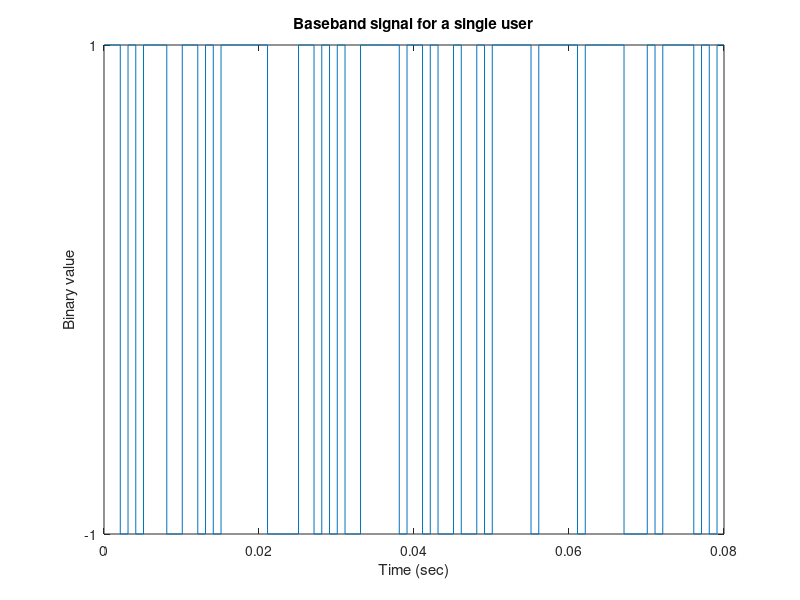
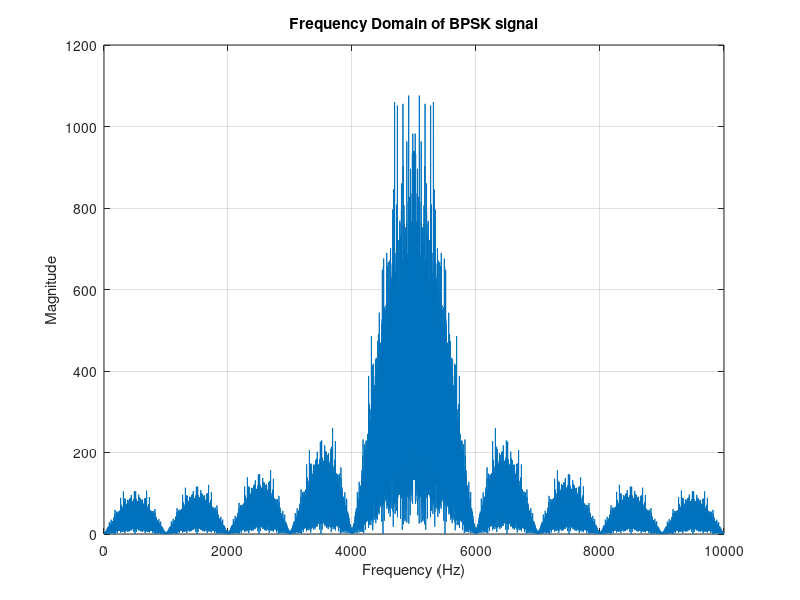
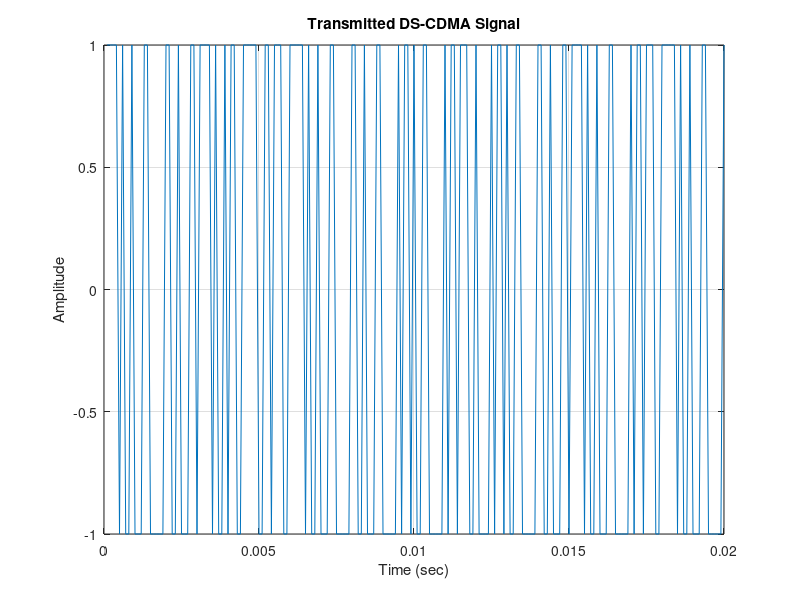
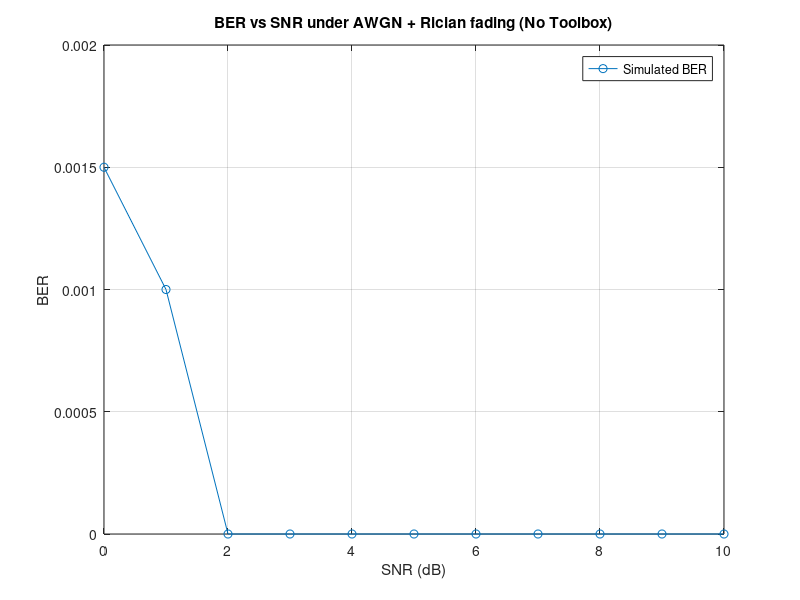

The MATLAB script that drew these images, in order:
clc; clear all; close all;

%% Message Generation
msg = randi([0 1], 1, 1000); % Random binary message

%% Custom Convolutional Encoder (1/2 rate, constraint length = 3)
g1 = [1 1 1]; % Generator polynomial: 7
g2 = [1 0 1]; % Generator polynomial: 5
msg_padded = [0 0 msg]; % Zero padding
user = [];

for i = 1:length(msg)
    shift_reg = msg_padded(i:i+2);
    user(end+1) = mod(sum(shift_reg .* g1), 2);
    user(end+1) = mod(sum(shift_reg .* g2), 2);
end

user(user == 0) = -1; % Bipolar NRZ format

%% System Parameters
fc = 5000;             % Carrier frequency in Hz
eb = 0.5;              % Energy per bit
bitrate = 1000;        % 1 Kbps
tb = 1 / bitrate;      % Bit duration
chiprate = 10000;      % Chip rate
tc = 1 / chiprate;     % Chip duration
length_user = length(user);
t = tc:tc:tb * length_user;

%% Baseband Signal
basebandsig = repelem(user, tb / tc);

figure(1)
stairs(t(1:800), basebandsig(1:800));
xlabel('Time (sec)');
ylabel('Binary value');
set(gca, 'ytick', [-1 1]);
title('Baseband signal for a single user');

%% BPSK Modulation
bpskmod = sqrt(2 * eb) * basebandsig .* cos(2 * pi * fc * t);

%% Frequency Spectrum
spectrum = abs(fft(bpskmod));
fs = 2 * fc;
freq = (0:length(t) - 1) * (fs / length(t));

figure(2)
plot(freq, spectrum);
title('Frequency Domain of BPSK signal');
xlabel('Frequency (Hz)');
ylabel('Magnitude');
grid on;

%% PN Sequence Generation
seed = [1 -1 1 -1];
pn = [];

for i = 1:length_user
    for j = 1:10
        pn = [pn seed(4)];
        temp = (seed(4) ~= seed(3)) * 2 - 1;
        seed = [temp seed(1:3)];
    end
end

pnupsampled = repelem(pn, tb / (10 * tc));

%% Spread Signal
sigtx = bpskmod .* pnupsampled;

figure(3)
plot(t(1:200), sigtx(1:200));
title('Transmitted DS-CDMA Signal');
xlabel('Time (sec)');
ylabel('Amplitude');
grid on;

%% Rician Fading (Manual)
K_dB = 15;
K = 10^(K_dB / 10);
s = sqrt(K / (K + 1));
sigma = sqrt(1 / (2 * (K + 1)));
rician_fading = s + sigma * (randn(1, length(sigtx)) + 1j * randn(1, length(sigtx)));
faded_signal = real(rician_fading) .* sigtx;

%% BER Analysis under Rician Fading + Manual AWGN
snr_dBs = 0:1:10;
ber = zeros(size(snr_dBs));

signal_power = mean(faded_signal .^ 2);

for m = 1:length(snr_dBs)
    snr_linear = 10^(snr_dBs(m) / 10);
    noise_power = signal_power / snr_linear;
    noise = sqrt(noise_power) * randn(1, length(faded_signal));
    rx_signal = faded_signal + noise;

    %% Despread
    despread = rx_signal .* pnupsampled;

    %% BPSK Demodulation
    demod_carrier = sqrt(2 * eb) * cos(2 * pi * fc * t);
    demod = despread .* demod_carrier;

    rxbits = [];
    for i = 1:length_user
        bit_chunk = demod((i - 1) * 10 + 1 : i * 10);
        rxbits(i) = sum(bit_chunk) > 0;
    end

    %% BER Calculation (Compare with encoded bits)
    ber(m) = sum(rxbits ~= (user == 1)) / length_user;
end

%% Plot BER
figure(4)
plot(snr_dBs, ber, '-o');
grid on;
xlabel('SNR (dB)');
ylabel('BER');
title('BER vs SNR under AWGN + Rician fading (No Toolbox)');
legend('Simulated BER');
